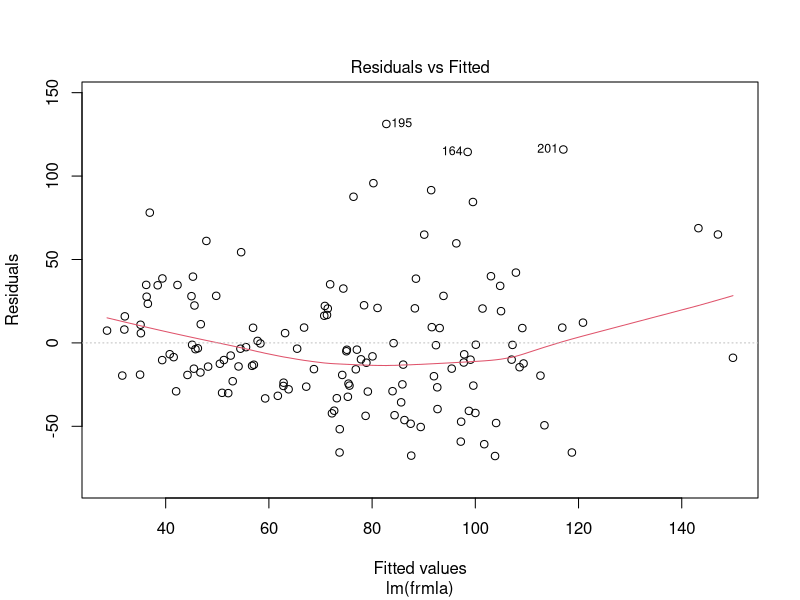
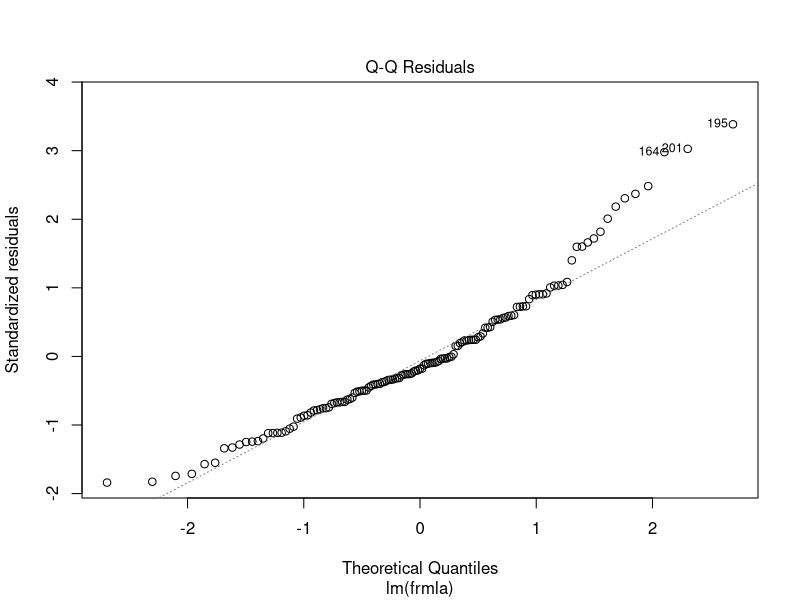

Recreate these plots in R, in order.
# read in the data:
athlete_data <- read.csv(
  file = "Sports Data CW 2021.csv", 
  header = TRUE
)


# ----Task 1----
# Test if plasma ferritin concentration differs between male and female athletes. 
# Make sure that the assumptions of the test are satisfied. 
# State null and alternative hypotheses and your conclusion.

# Test for normality of the data first; Use shapiro-wilk normality test.
# H0: The data are normally distributed
# H1: The data are not normally distributed

# shapiro-wilk normality test for male plasma ferretin concentration:
male_normality <- with(athlete_data, shapiro.test(x = Ferr[Sex == "male"]))
male_normality$p.value

# shapiro-wilk normality test for female plasma ferretin concentration:
female_normality <- with(athlete_data, shapiro.test(x = Ferr[Sex == "female"]))
female_normality$p.value

# The p-values for both males and males are less than the significance level 
# 0.05 implying that the distributions of the data are significantly 
# different from the normal distribution.

# This implies we can't use the unpaired two-samples t-test. We'll instead 
# use the non-parametric unpaired two-samples wilcoxon test:

ferritin_diff <- wilcox.test(
  formula = Ferr ~ Sex, data = athlete_data, exact = FALSE
)

ferritin_diff

ferritin_diff$p.value

# Since the p-value is less than the significance level `alpha = 0.05`, we 
# can conclude that males' median plasma ferritin concentration is 
# significantly different from females' median plasma ferritin concentration
# with a p-value of ferritin_diff$p.value

# ----Task 2----
# Randomly divide the dataset into two sets, training (n1 = 141) and 
# testing (n2 = 61):

# training indices:
set.seed(91)
n1 <- sample(x = nrow(athlete_data), size = 141, replace = FALSE)

# training data:
training <- athlete_data[n1, ]

# testing data:
testing <- athlete_data[-n1, ]

# |- a----
# (a) Write down the equation of a regression model with Ferr as the response 
# and other variables as predictors except for the Sport variable.

# all column names:
colnms <- colnames(training)

# predictor variables:
predictors <- colnms[!colnms %in% c("Sport", "Ferr")]

# Equation:
frmla <- reformulate(predictors, response = "Ferr")
frmla

# |- b----
# fit the model:
full_model <- lm(formula = frmla, data = training)
summary(full_model)

# The only significant predictors are:
# Sex, LBM & BMI

# fit a model with only the significant predictors:
smaller_model <- lm(
  formula = Ferr ~ Sex + LBM + BMI, data = training
)
summary(smaller_model)

# Is a the full model better than the smaller model?

# Compare the two models using anova test:
comparison <- anova(smaller_model, full_model)
comparison

# The p-value = 0.732 is not sufficiently low (less than 0.05) 
# implying that the complex model (full_model) is not significantly better 
# than the simpler model (smaller_model). We should favor the smaller 
# model. In other words, the full model is not better than the 
# smaller model.

# |- c----
# Check the linear regression assumptions for the model fitted in part (b). 
# Do the assumptions hold for your model?

# 1. Linearity of the data
# The linearity assumption can be checked by inspecting the 
# Residuals vs Fitted plot:
plot(full_model, 1)

# There is a pattern in the residual plot meaning we can't assume 
# a linear relationship between the predictors and outcome variable

# 2. Normality of residuals:
# The QQ plot of residuals can be used to visually check the normality 
# assumption. The normal probability plot of residuals should 
# approximately follow a straight line.
plot(full_model, 2)

# all the points do not fall approximately along this reference line, 
# so we can assume non-normality.

# shapiro test for normality:
shapiro.test(full_model$residuals)

# The p-value is less than 0.05, confirming that the residuals 
# are not normally distributed.

